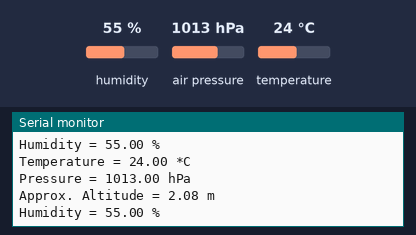
The sketch below on a simulated ESP32. On the bench: the last lines printed to the serial monitor. The inputs (shaded band) are chosen by the test bench; at power-on: humidity 55 %, air pressure 1013 hPa, temperature 24 °C.

Above: at 1.2 s.
1.3 s: humidity set to 22 %
At 2.4 s:
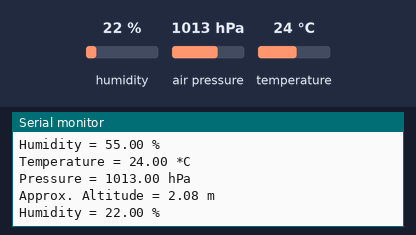
2.8 s: air pressure set to 952 hPa
At 3.3 s:
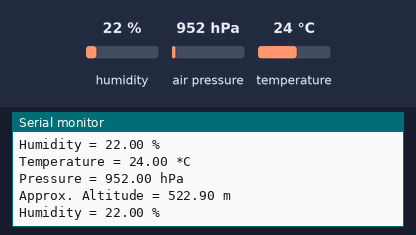

Measured:
- after the input at 1.3 s, the serial monitor: prints a new line after 0.71 s (image 1)
- after the input at 2.8 s, the serial monitor: prints a new line after 0.22 s (image 2)

The sketch:

6_6_1_bme280_basic.ino
```cpp
// (licence header left out)
#include <Wire.h>
#include <Adafruit_Sensor.h>
#include <Adafruit_BME280.h>

#define SEALEVELPRESSURE_HPA (1013.25)

Adafruit_BME280 bme; // I2C

unsigned long delayTime;

void setup() {
    Serial.begin(115200);
    Serial.println("BME280 test");

    bool status;
    status = bme.begin(0x76);
    if (!status) {
        Serial.println("Could not find a valid BME280 sensor, check wiring!");
        while (1);
    }

    Serial.println("-- Default Test --");
    delayTime = 1000;

    Serial.println();
}


void loop() {
    printValues();
    delay(delayTime);
}


void printValues() {
    Serial.print("Temperature = ");
    Serial.print(bme.readTemperature());
    Serial.println(" *C");

   // Convert temperature to Fahrenheit
    /*Serial.print("Temperature = ");
    Serial.print(1.8 * bme.readTemperature() + 32);
    Serial.println(" *F");*/


    Serial.print("Pressure = ");

    Serial.print(bme.readPressure() / 100.0F);
    Serial.println(" hPa");

    Serial.print("Approx. Altitude = ");
    Serial.print(bme.readAltitude(SEALEVELPRESSURE_HPA));
    Serial.println(" m");

    Serial.print("Humidity = ");
    Serial.print(bme.readHumidity());
    Serial.println(" %");

    Serial.println();
}
```
